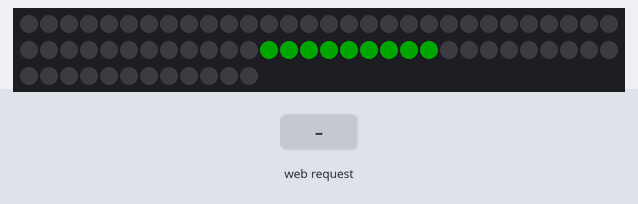
A sketch run on a simulated ESP32. Shown: 72 RGB LEDs in strip order, left to right, continuing on the next row. The inputs (shaded band) are chosen by the test bench. Dim RGB values are drawn brighter than linear; WiFi joins after 1.5 s; servers stay silent unless stated; what the sketch prints to the serial monitor is not drawn.

Above: at 2.2 s.
At 6.2 s:
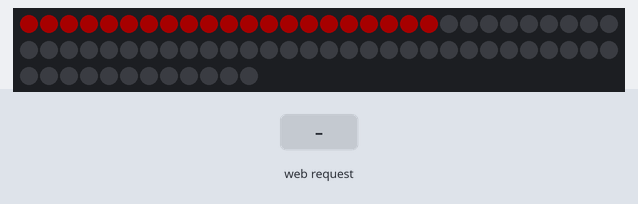
6.3 s: HTTP request GET /test received
At 7.5 s:
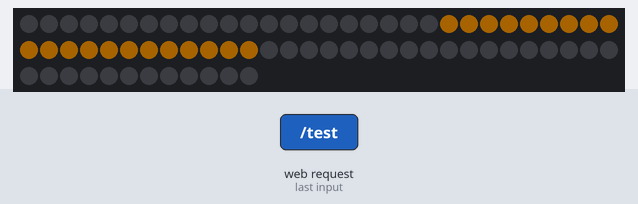
8.5 s: HTTP request GET /test?state=GREEN received
At 11.4 s:
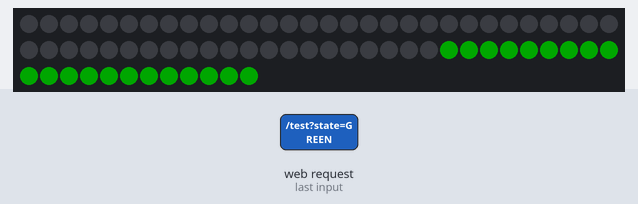
11.5 s: HTTP request GET /test?state=YELLOW received
At 14.6 s:
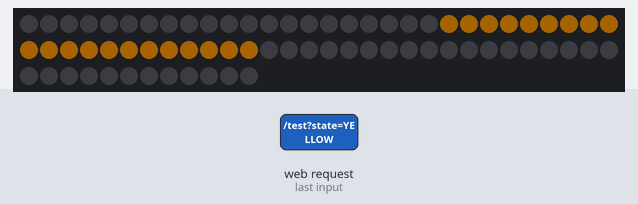
Timing chart, 0 to 16.1 s (numbered marks = the images above; inputs shaded):
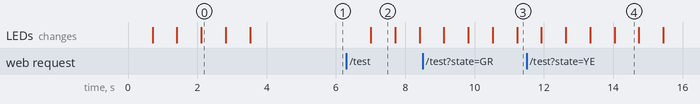

Measured:
- after the input at 6.3 s, the LEDs: change after 0.71 s (image 2)
- after the input at 8.5 s, the LEDs: first differ from a run without the input after 2.0 s (image 3 shows a later state)
- after the input at 11.5 s, the LEDs: first differ from a run without the input after 2.5 s (image 4)
- what the display in image 0 shows lasts 0.7 s, from 2.1 s to 2.8 s

The sketch:

esp32_signal_light_server.ino
```cpp
#include <WiFi.h>
#include <WebServer.h>
#include <Adafruit_NeoPixel.h>

// Wi-Fi settings
const char* WIFI_SSID = "DigiDep 2F1";
const char* WIFI_PASSWORD = "";

// Laptop network:
// laptop IP      = 192.168.0.116
// gateway        = 192.168.0.253
// ESP32 fixed IP = 192.168.0.162
IPAddress local_IP(192, 168, 0, 162);
IPAddress gateway(192, 168, 0, 253);
IPAddress subnet(255, 255, 255, 0);

// These values match the Bluetooth code that already worked.
#define LED_PIN 12
#define LED_COUNT 72

Adafruit_NeoPixel strip(LED_COUNT, LED_PIN, NEO_GRB + NEO_KHZ800);
WebServer server(80);

// LED number ranges
#define RED_START     0
#define RED_END       20

#define YELLOW_START  21
#define YELLOW_END    41

#define LEFT_START    42
#define LEFT_END      50

#define GREEN_START   51
#define GREEN_END     71

String currentSignal = "OFF";

void clearAll() {
  for (int i = 0; i < LED_COUNT; i++) {
    strip.setPixelColor(i, 0, 0, 0);
  }
}

void fillRange(int startLed, int endLed, int r, int g, int b) {
  for (int i = startLed; i <= endLed; i++) {
    strip.setPixelColor(i, strip.Color(r, g, b));
  }
}

void showRed() {
  clearAll();
  fillRange(RED_START, RED_END, 255, 0, 0);
  strip.show();

  currentSignal = "RED";
  Serial.println("CURRENT:RED");
}

void showYellow() {
  clearAll();
  fillRange(YELLOW_START, YELLOW_END, 255, 150, 0);
  strip.show();

  currentSignal = "YELLOW";
  Serial.println("CURRENT:YELLOW");
}

void showGreen() {
  clearAll();
  fillRange(GREEN_START, GREEN_END, 0, 255, 0);
  strip.show();

  currentSignal = "GREEN";
  Serial.println("CURRENT:GREEN");
}

void showLeft() {
  clearAll();
  fillRange(LEFT_START, LEFT_END, 0, 255, 0);
  strip.show();

  currentSignal = "LEFT";
  Serial.println("CURRENT:LEFT");
}

void showRedAndLeft() {
  clearAll();
  fillRange(RED_START, RED_END, 255, 0, 0);
  fillRange(LEFT_START, LEFT_END, 0, 255, 0);
  strip.show();

  currentSignal = "RED_LEFT";
  Serial.println("CURRENT:RED_LEFT");
}

void showAllWhite() {
  clearAll();
  fillRange(0, LED_COUNT - 1, 255, 255, 255);
  strip.show();

  currentSignal = "ALL";
  Serial.println("CURRENT:ALL");
}

void showOff() {
  clearAll();
  strip.show();

  currentSignal = "OFF";
  Serial.println("CURRENT:OFF");
}

bool applySignal(String cmd) {
  cmd.trim();
  cmd.toUpperCase();

  Serial.print("HTTP Command: ");
  Serial.println(cmd);

  if (cmd == "GREEN") {
    showGreen();
  } else if (cmd == "YELLOW") {
    showYellow();
  } else if (cmd == "RED") {
    showRed();
  } else if (cmd == "LEFT") {
    showLeft();
  } else if (cmd == "RED_LEFT") {
    showRedAndLeft();
  } else if (cmd == "ALL") {
    showAllWhite();
  } else if (cmd == "OFF") {
    showOff();
  } else {
    return false;
  }

  return true;
}

void bootLightTest() {
  showRed();
  delay(700);
  showYellow();
  delay(700);
  showGreen();
  delay(700);
  showLeft();
  delay(700);
  showRedAndLeft();
  delay(700);
  showRed();
}

void connectWiFi() {
  WiFi.mode(WIFI_STA);
  WiFi.setSleep(false);

  if (!WiFi.config(local_IP, gateway, subnet)) {
    Serial.println("Static IP configuration failed");
  }

  Serial.print("Connecting to Wi-Fi");

  if (strlen(WIFI_PASSWORD) == 0) {
    WiFi.begin(WIFI_SSID);
  } else {
    WiFi.begin(WIFI_SSID, WIFI_PASSWORD);
  }

  while (WiFi.status() != WL_CONNECTED) {
    delay(500);
    Serial.print(".");
  }

  Serial.println();
  Serial.print("Connected. IP address: ");
  Serial.println(WiFi.localIP());
}

void handleRoot() {
  server.send(
    200,
    "text/plain",
    "OK. Use /signal?state=RED, YELLOW, GREEN, LEFT, RED_LEFT, ALL, or OFF."
  );
}

void handleSignal() {
  if (!server.hasArg("state")) {
    server.send(400, "text/plain", "Missing state");
    return;
  }

  String cmd = server.arg("state");

  if (!applySignal(cmd)) {
    server.send(400, "text/plain", "Invalid state: " + cmd);
    return;
  }

  server.send(200, "text/plain", "OK " + currentSignal);
}

void handleTest() {
  Serial.println("HTTP Command: TEST");
  bootLightTest();
  server.send(200, "text/plain", "OK TEST");
}

void setup() {
  Serial.begin(115200);

  strip.begin();
  strip.setBrightness(40);
  strip.show();

  Serial.println("LED boot test start");
  bootLightTest();
  Serial.println("LED boot test done");

  connectWiFi();

  server.on("/", HTTP_GET, handleRoot);
  server.on("/signal", HTTP_GET, handleSignal);
  server.on("/test", HTTP_GET, handleTest);
  server.begin();

  Serial.println("HTTP server started");
}

void loop() {
  server.handleClient();
}
```
